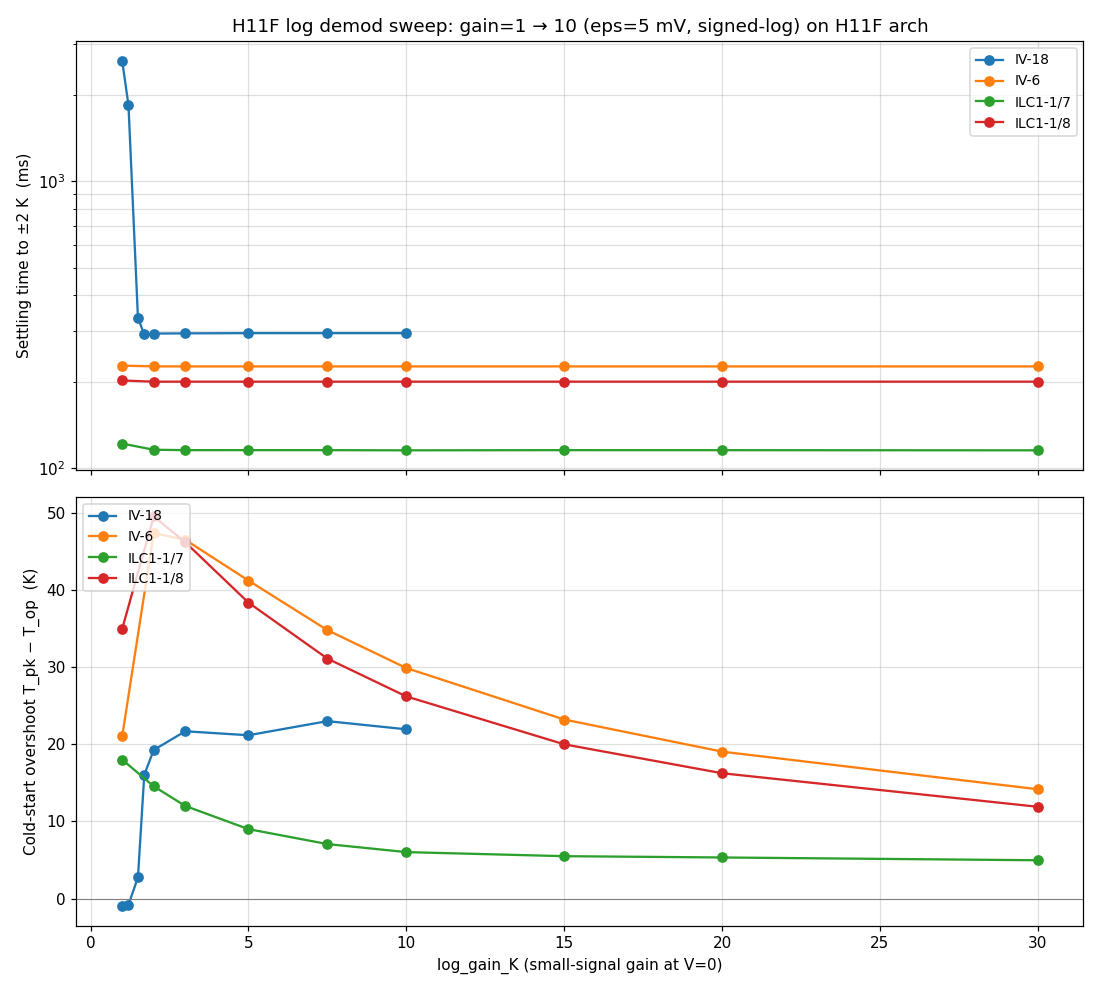

Write the Python code that produced this figure.
"""Sweep log_gain_K over [5, 7.5, 10, 12.5, 15, 17.5, 20] on all 4 tubes.

Reuses cached results from earlier runs:
  - IV-18  at gain=5 and 10 (from tune_logdem_gain_iv18.py + check_logdem_4tubes.py)
  - IV-6, ILC1-1/7, ILC1-1/8 at gain=10 (from check_logdem_4tubes.py)

Saves all results to a CSV, then plots settling time and overshoot vs
gain for each tube.
"""
import sys, types, subprocess, time, csv, json
from pathlib import Path
from concurrent.futures import ThreadPoolExecutor
import numpy as np
import matplotlib
matplotlib.use("Agg")
import matplotlib.pyplot as plt

HERE = Path(__file__).resolve().parent
sys.path.insert(0, str(HERE))
import test_closed_loop as tcl
from validate_cap_470nf_iv6max_level1 import swap_to_level1

tcl.T_END = 6.0

# Cached results from earlier sweeps (T_END=6.0, log_demod=True, eps=5mV, nlin=log)
# Load prior results from CSV (Schottky clipper run, gains 1..10)
import csv as _csv
CACHED = []
csv_path = HERE / "sweep_h11f_log_gain_results.csv"
if csv_path.exists():
    with open(csv_path) as fh:
        rd = _csv.reader(fh)
        next(rd, None)  # header
        for row in rd:
            CACHED.append((row[0], float(row[1]), float(row[2]), float(row[3]),
                            float(row[4]), float(row[5]), float(row[6]),
                            float(row[7]), float(row[8])))

NEW_CASES = []
# Extended H11F arch sweep:
#   - IV-18 wants gain≤1.5 (overshoot rises sharply past gain=1)
#   - others (IV-6, ILC1-1/7, ILC1-1/8) want gain HIGH (curves still
#     descending at gain=10 in prior sweep)
GAIN_GRID = {
    "iv18":    (1.0, 1.2, 1.5, 1.7, 2.0, 3.0, 5.0, 7.5, 10.0),
    "iv6":     (1.0, 2.0, 3.0, 5.0, 7.5, 10.0, 15.0, 20.0, 30.0),
    "ilc11_7": (1.0, 2.0, 3.0, 5.0, 7.5, 10.0, 15.0, 20.0, 30.0),
    "ilc11_8": (1.0, 2.0, 3.0, 5.0, 7.5, 10.0, 15.0, 20.0, 30.0),
}
for tube, gains in GAIN_GRID.items():
    for g in gains:
        already = any(c[0]==tube and abs(c[1]-g)<0.01 for c in CACHED)
        if not already:
            NEW_CASES.append((tube, g))

print(f"Cached: {len(CACHED)} cases.  New: {len(NEW_CASES)} cases.", flush=True)


def run(case):
    tk, gain = case
    spec = tcl.TUBES[tk]
    mc = {k: spec[k] for k in ("r_amb","sigma_eps_A","c_th","r_top_ref","r_bot_ref","r_sense")}
    mc["t_rail_ramp"] = 100e-6
    mc["log_demod"]    = True
    mc["log_gain_K"]   = gain
    mc["v_eps_log"]    = 5e-3
    mc["nonlin_type"]  = "log"
    mc["log_clip_type"]= "schottky"  # BAT54 anti-parallel real clipper
    for k in ("booster","ce_buf","mos_buf"):
        if spec.get(k): mc[k] = True
    for k in ("buf_fb1","buf_fb_ap","v_buf","c_ap"):
        if spec.get(k) is not None: mc[k] = spec[k]
    label = f"{tk}_g{gain:.1f}".replace(".","_")
    cir = tcl.WORK / f"swH_{label}.cir"
    dat = tcl.WORK / f"swH_{label}.data"
    raw = tcl.make_netlist(dat, v_preset=0.0, t_ramp=0.0, r_int_scale=spec["r_int_scale"], mc=mc)
    if spec.get("mos_buf"):
        raw = swap_to_level1(raw)
    cir.write_text(raw)
    t0 = time.time()
    res = subprocess.run(["ngspice","-b",cir.name], cwd=tcl.WORK, capture_output=True, text=True, timeout=1800)
    wall = time.time() - t0
    if res.returncode != 0:
        return (tk, gain, float("nan"), float("nan"), float("nan"), float("nan"), 0.0, float("nan"), float("nan"))
    d = np.loadtxt(dat)
    t = d[:,0]; T = d[:,17]; v_int = d[:,15]; v_ap_drive = d[:,3]
    T_op = spec["T_op"]
    idx_in_band = np.where(np.abs(T - T_op) < 2)[0]
    t_settle = float(t[idx_in_band[0]]) if len(idx_in_band) else float("nan")
    late = t > t[-1] - 0.1
    T_end = float(np.mean(T[late]))
    T_pk  = float(np.max(T))
    v_int_op = float(np.mean(v_int[late]))
    end_mask = t > t[-1] - 0.2
    ts2 = t[end_mask]; vs2 = v_ap_drive[end_mask]
    dt = 50e-6
    t_u = np.arange(ts2[0], ts2[-1], dt)
    v_u = np.interp(t_u, ts2, vs2); v_u -= v_u.mean()
    N = len(t_u); win = np.hanning(N)
    V = np.fft.rfft(v_u*win) * (2/N) / 0.5
    f = np.fft.rfftfreq(N, dt)
    def mag(f0, bw=20):
        idx = (f > f0-bw) & (f < f0+bw)
        return float(np.max(np.abs(V[idx])))
    h1, h2, h3 = mag(1000), mag(2000), mag(3000)
    try: dat.unlink()
    except OSError: pass
    print(f"  {tk:9s} g={gain:5.2f}  wall={wall:.0f}s  t_set={t_settle*1e3 if not np.isnan(t_settle) else float('nan'):.0f}ms  T_pk={T_pk:.2f}", flush=True)
    return (tk, gain, t_settle, T_end, T_pk, v_int_op, h1*1e3,
            h2/h1*100 if h1>0 else float("nan"),
            h3/h1*100 if h1>0 else float("nan"))


def main():
    print(f"Running {len(NEW_CASES)} new cases (T_END={tcl.T_END}s, log_demod, eps=5mV)...", flush=True)
    with ThreadPoolExecutor(max_workers=4) as ex:
        new_results = list(ex.map(run, NEW_CASES))
    # Combine cached + new
    all_results = list(CACHED) + new_results
    # Save CSV
    csv_path = HERE / "sweep_h11f_log_gain_results.csv"
    with open(csv_path, "w", newline="") as fh:
        w = csv.writer(fh)
        w.writerow(["tube","gain","t_settle_2K_s","T_end_K","T_pk_K","V_int_op_V","V1_mV","H2_pct","H3_pct"])
        for r in all_results:
            w.writerow(r)
    print(f"Wrote {csv_path}", flush=True)

    # Plot per tube: 2 subplots × 4 tubes, settling time and overshoot vs gain
    fig, axes = plt.subplots(2, 1, figsize=(10, 9), sharex=True)
    colors = dict(iv18="C0", iv6="C1", ilc11_7="C2", ilc11_8="C3")
    for tube in ("iv18", "iv6", "ilc11_7", "ilc11_8"):
        T_op = tcl.TUBES[tube]["T_op"]
        rows = sorted([r for r in all_results if r[0] == tube], key=lambda r: r[1])
        if not rows: continue
        gains   = [r[1] for r in rows]
        t_set   = [r[2]*1e3 if not np.isnan(r[2]) else None for r in rows]
        # If t_settle is None (didn't reach band), use NaN
        t_set_plot = [v if v is not None else np.nan for v in t_set]
        over    = [r[4] - T_op for r in rows]
        name = tcl.TUBES[tube]["name"]
        axes[0].plot(gains, t_set_plot, "-o", color=colors[tube], label=name, lw=1.5, markersize=6)
        axes[1].plot(gains, over,        "-o", color=colors[tube], label=name, lw=1.5, markersize=6)
    axes[0].set_ylabel("Settling time to ±2 K  (ms)")
    axes[0].set_title("H11F log demod sweep: gain=1 → 10 (eps=5 mV, signed-log) on H11F arch")
    axes[0].set_yscale("log")
    axes[0].grid(True, which="both", alpha=0.4)
    axes[0].legend(loc="upper right", fontsize=9)
    axes[1].set_ylabel("Cold-start overshoot T_pk − T_op  (K)")
    axes[1].set_xlabel("log_gain_K (small-signal gain at V=0)")
    axes[1].axhline(0, color="0.5", lw=0.7)
    axes[1].grid(True, alpha=0.4)
    axes[1].legend(loc="upper left", fontsize=9)
    fig.tight_layout()
    png_path = HERE / "sweep_h11f_log_gain.png"
    fig.savefig(png_path, dpi=110)
    print(f"Wrote {png_path}", flush=True)


if __name__ == "__main__":
    main()
